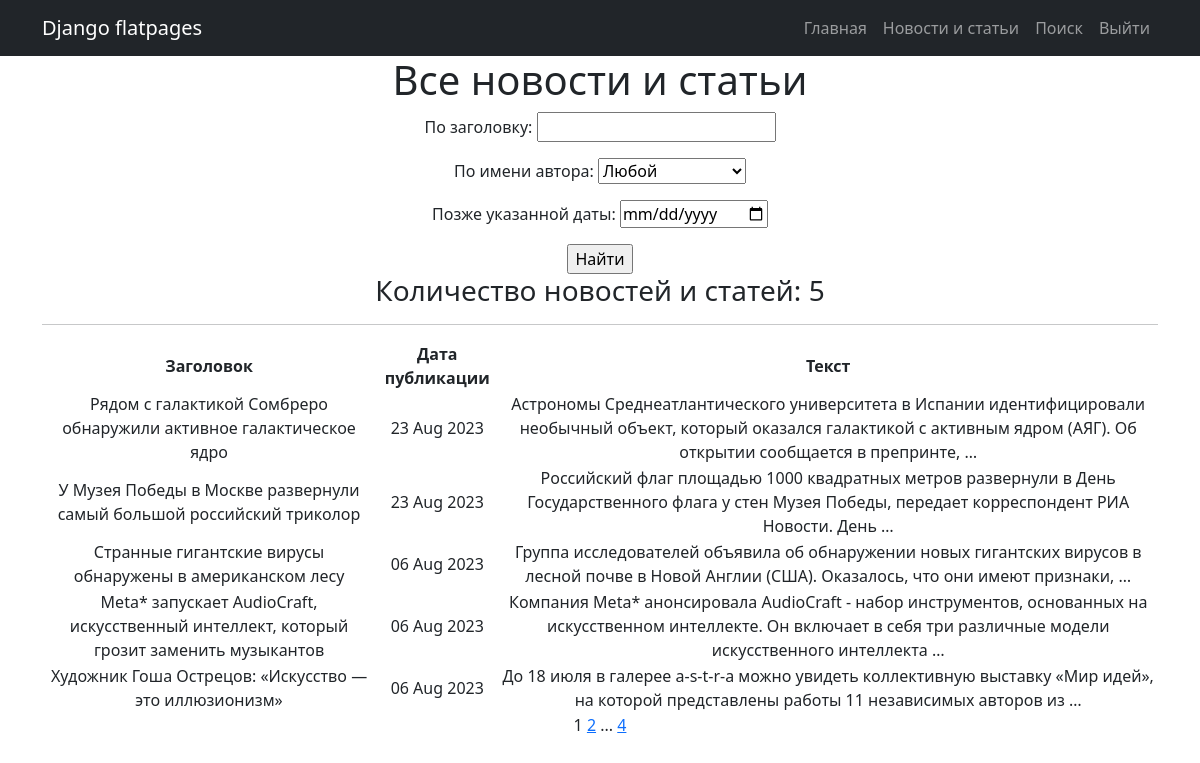
The page /posts/search/ (signed in) on the database as committed earlier.
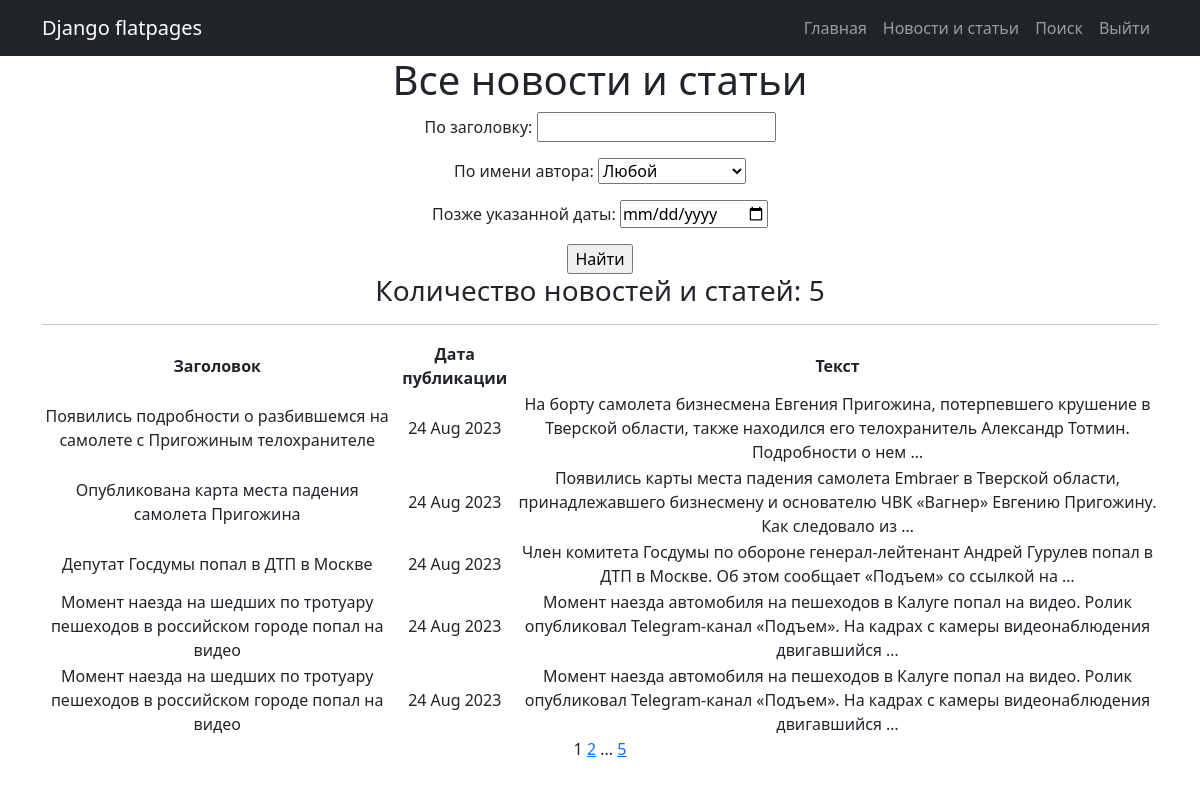
The same page on the database as committed later.
### news/models.py (models this page shows, shortened)
class Post(models.Model):
    news = 'NW'
    article = 'AR'
    CHAPTER = [
        (news, 'Новость'),
        (article, 'Статья')
    ]
    post_type = models.CharField(max_length=2, choices=CHAPTER, default=news)
    post_time = models.DateTimeField(auto_now_add=True)
    headline = models.CharField(max_length=255)
    article_text = models.TextField()
    rating = models.IntegerField(default=0)
    post_author = models.ForeignKey(Author, on_delete=models.CASCADE)
    post_category = models.ManyToManyField(Category, through='PostCategory')

### news/views.py (the view)
# urls.py: path('search/', PostSearch.as_view(), name='post_search'),
class PostSearch(LoginRequiredMixin, ListView):
    model = Post
    ordering = '-post_time'
    template_name = 'post_search.html'
    context_object_name = 'posts'
    paginate_by = 5
    def get_queryset(self):
        queryset = super().get_queryset()
        self.filterset = PostFilter(self.request.GET, queryset)
        return self.filterset.qs
    def get_context_data(self, **kwargs):
        context = super().get_context_data(**kwargs)
        context['filterset'] = self.filterset
        return context

### news/templatetags/custom_filters.py (called while the page is built)
@register.filter()
def censor(value):
    if not isinstance(value, str):
        raise TypeError()
    for word in bad_words:
        value = value.replace(word, word[0] + '*' * (len(word) - 1))
    return value

### news/templatetags/custom_tags.py (called while the page is built)
@register.simple_tag(takes_context=True)
def url_replace(context, **kwargs):
    d = context['request'].GET.copy()
    for k, v in kwargs.items():
        d[k] = v
    return d.urlencode()

### templates/post_search.html (shortened to what this page needs)
{% extends 'flatpages/default.html' %}
{% load custom_filters %}
{% load custom_tags %}
{% block content %}
    <h1>Все новости и статьи</h1>
    {% load cache %}
    {% cache 100 search %}
        <form action="" method="get">
            {{  filterset.form.as_p }}
            <input type="submit" value="Найти" />
        </form>
    {% endcache %}
    <h3> Количество новостей и статей: {{ posts|length }}</h3>
    <hr>
    {% if posts %}
        <table>
            <tr>
                <td><b>Заголовок</b></td>
                <td><b>Дата публикации</b></td>
                <td><b>Текст</b></td>
            </tr>
            {% for post in posts %}
            <tr>
                <td>{{ post.headline|censor }}</td>
                <td>{{ post.post_time|date:'d M Y' }}</td>
                <td>{{ post.article_text|truncatewords:20|censor }}</td>
            </tr>
            {% endfor %}
        </table>
    {% else %}
        <h2>Новостей нет!</h2>
    {% endif %}
    {{ page_obj.number }}
    {% if page_obj.has_next %}
        <a href="?{% url_replace page=page_obj.next_page_number %}">{{ page_obj.next_page_number }}</a>
        {% if paginator.num_pages != page_obj.next_page_number %}
            ...
            <a href="?{% url_replace page=page_obj.paginator.num_pages %}">{{ page_obj.paginator.num_pages }}</a>
        {% endif %}
    {% endif %}
{% endblock content %}

Rows that differ between the two databases and show on the page:
no longer on this page (row unchanged): Post: headline|censor "Рядом с галактикой Сомбреро обнаружили активное галактическое ядро", post_time "23 Aug 2023", article_text|censor "Астрономы Среднеатлантического университета в Испании идентифицировали необычный объект, который оказался галактикой с активным ядром (АЯГ). Об открытии сообщается в препринте, …"
no longer on this page (row unchanged): Post: headline|censor "У Музея Победы в Москве развернули самый большой российский триколор", post_time "23 Aug 2023", article_text|censor "Российский флаг площадью 1000 квадратных метров развернули в День Государственного флага у стен Музея Победы, передает корреспондент РИА Новости. День …"
no longer on this page (row unchanged): Post: headline|censor "Странные гигантские вирусы обнаружены в американском лесу", post_time "06 Aug 2023", article_text|censor "Группа исследователей объявила об обнаружении новых гигантских вирусов в лесной почве в Новой Англии (США). Оказалось, что они имеют признаки, …"
no longer on this page (row unchanged): Post: headline|censor "Meta* запускает AudioCraft, искусственный интеллект, который грозит заменить музыкантов", post_time "06 Aug 2023", article_text|censor "Компания Meta* анонсировала AudioCraft - набор инструментов, основанных на искусственном интеллекте. Он включает в себя три различные модели искусственного интеллекта …"
no longer on this page (row unchanged): Post: headline|censor "Художник Гоша Острецов: «Искусство — это иллюзионизм»", post_time "06 Aug 2023", article_text|censor "До 18 июля в галерее a-s-t-r-a можно увидеть коллективную выставку «Мир идей», на которой представлены работы 11 независимых авторов из …"
added Post: headline|censor "Появились подробности о разбившемся на самолете с Пригожиным телохранителе", post_time "24 Aug 2023", article_text|censor "На борту самолета бизнесмена Евгения Пригожина, потерпевшего крушение в Тверской области, также находился его телохранитель Александр Тотмин. Подробности о нем …"
added Post: headline|censor "Опубликована карта места падения самолета Пригожина", post_time "24 Aug 2023", article_text|censor "Появились карты места падения самолета Embraer в Тверской области, принадлежавшего бизнесмену и основателю ЧВК «Вагнер» Евгению Пригожину. Как следовало из …"
added Post: headline|censor "Депутат Госдумы попал в ДТП в Москве", post_time "24 Aug 2023", article_text|censor "Член комитета Госдумы по обороне генерал-лейтенант Андрей Гурулев попал в ДТП в Москве. Об этом сообщает «Подъем» со ссылкой на …"
added Post: headline|censor "Момент наезда на шедших по тротуару пешеходов в российском городе попал на видео", post_time "24 Aug 2023", article_text|censor "Момент наезда автомобиля на пешеходов в Калуге попал на видео. Ролик опубликовал Telegram-канал «Подъем». На кадрах с камеры видеонаблюдения двигавшийся …"
added Post: headline|censor "Момент наезда на шедших по тротуару пешеходов в российском городе попал на видео", post_time "24 Aug 2023", article_text|censor "Момент наезда автомобиля на пешеходов в Калуге попал на видео. Ролик опубликовал Telegram-канал «Подъем». На кадрах с камеры видеонаблюдения двигавшийся …"
Other text that changed with them:
{{ page_obj.paginator.num_pages }}: "4" → "5"
